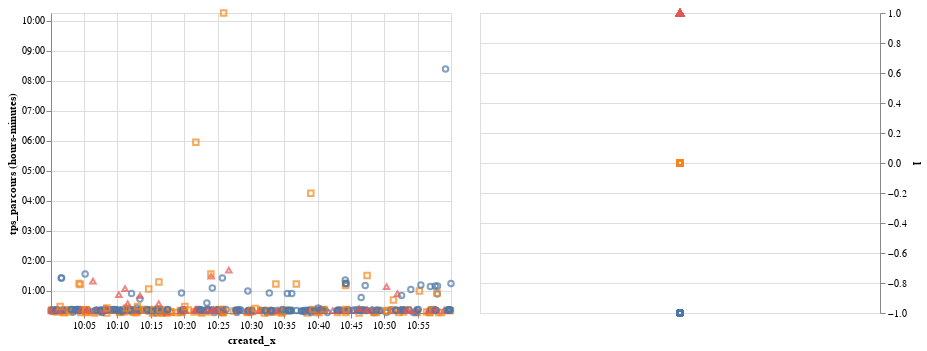

Here is the notebook cell this chart was saved with:
### Code cell
graph_brut | legende

### Figure 1 — Vega-Lite specification as saved in the notebook (floating-point values rounded to 4 significant figures; data arrays with more than 128 entries replaced by an {"elided": "..."} marker saying what was removed)
{"$schema": "https://vega.github.io/schema/vega-lite/v2.6.0.json", "config": {"view": {"height": 300, "width": 400}}, "datasets": {"data-7604215ff2582f77a9cd37c6550bd618": {"elided": "464 records"}}, "hconcat": [{"data": {"name": "data-7604215ff2582f77a9cd37c6550bd618"}, "encoding": {"color": {"condition": {"field": "l", "legend": null, "selection": "selector006", "type": "nominal"}, "value": "lightgray"}, "shape": {"field": "l", "type": "quantitative"}, "tooltip": {"field": "tps_parcours", "type": "temporal"}, "x": {"field": "created_x", "type": "temporal"}, "y": {"field": "tps_parcours", "timeUnit": "hoursminutes", "type": "temporal"}}, "mark": "point"}, {"data": {"name": "data-7604215ff2582f77a9cd37c6550bd618"}, "encoding": {"color": {"condition": {"field": "l", "legend": null, "selection": "selector006", "type": "nominal"}, "value": "lightgray"}, "shape": {"field": "l", "type": "quantitative"}, "y": {"axis": {"orient": "right"}, "field": "l", "type": "quantitative"}}, "mark": "point", "selection": {"selector006": {"empty": "all", "fields": ["l"], "on": "click", "resolve": "global", "toggle": "event.shiftKey", "type": "multi"}}}]}
